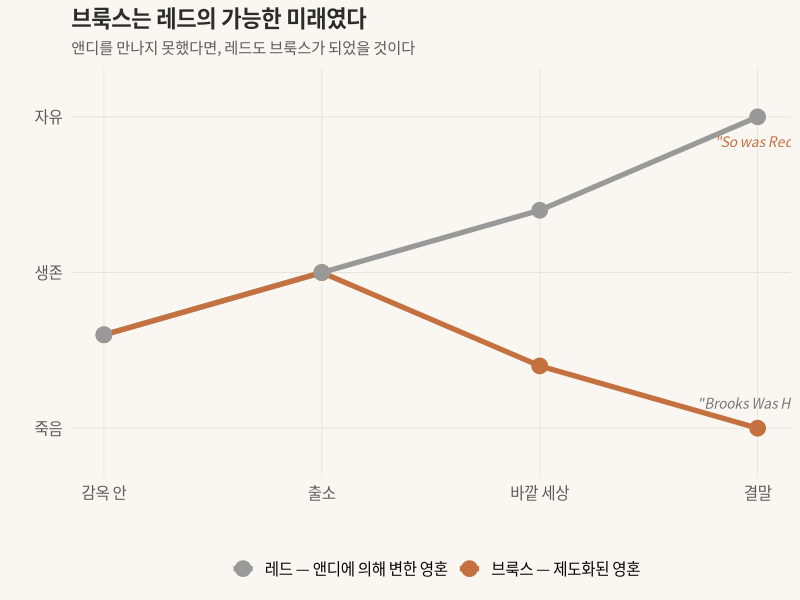
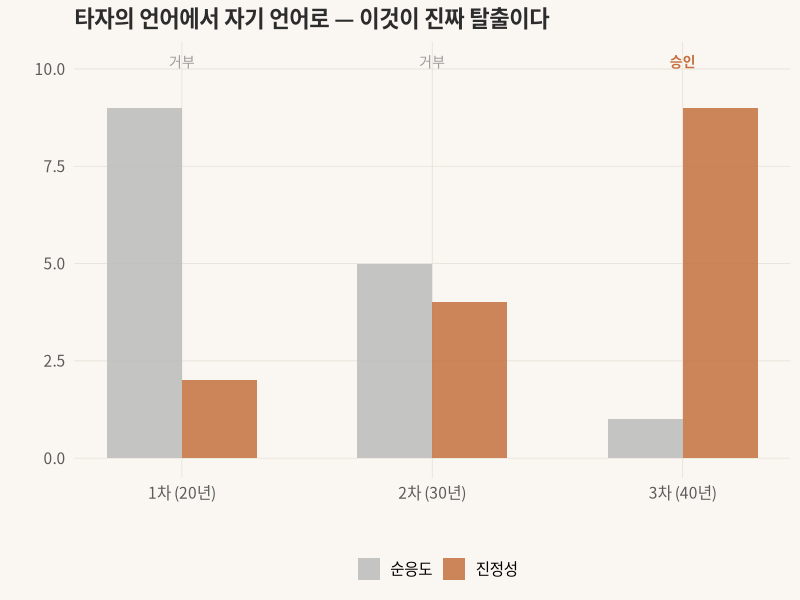

The R script that drew these images, in order:
## ---- chunk 1
knitr::opts_chunk$set(
  echo = FALSE, warning = FALSE, message = FALSE,
  fig.width = 10, fig.height = 5.5, dpi = 150
)
library(ggplot2)

theme_voyager <- function() {
  theme_minimal(base_size = 14, base_family = "Noto Sans CJK KR") +
    theme(
      plot.title = element_text(face = "bold", size = 16, color = "#2c2c2c"),
      plot.subtitle = element_text(size = 11, color = "#5a5a5a"),
      plot.background = element_rect(fill = "#faf7f2", color = NA),
      panel.background = element_rect(fill = "#faf7f2", color = NA),
      panel.grid.major = element_line(color = "#e8e2d9", linewidth = 0.3),
      panel.grid.minor = element_blank(),
      axis.text = element_text(color = "#5a5a5a"),
      legend.position = "bottom"
    )
}
## ---- chunk 2
#| fig-cap: "브룩스와 레드 — 같은 선택지, 다른 결말"
#| lightbox: true

df <- data.frame(
  stage = rep(c("감옥 안", "출소", "바깥 세상", "결말"), 2),
  stage_num = rep(1:4, 2),
  freedom = c(3, 5, 2, 0, 3, 5, 7, 10),
  who = rep(c("브룩스 — 제도화된 영혼", "레드 — 앤디에 의해 변한 영혼"), each = 4)
)

ggplot(df, aes(x = stage_num, y = freedom, color = who)) +
  geom_line(linewidth = 1.8) +
  geom_point(size = 5) +
  scale_x_continuous(breaks = 1:4, labels = c("감옥 안", "출소", "바깥 세상", "결말")) +
  scale_color_manual(values = c("#999999", "#c4703f")) +
  scale_y_continuous(limits = c(-1, 11), breaks = c(0, 5, 10),
                     labels = c("죽음", "생존", "자유")) +
  annotate("text", x = 4, y = 0.8, label = '"Brooks Was Here"',
           fontface = "italic", color = "#777777", size = 3.5,
           family = "Noto Sans CJK KR") +
  annotate("text", x = 4, y = 9.2, label = '"So was Red"',
           fontface = "italic", color = "#c4703f", size = 3.5,
           family = "Noto Sans CJK KR") +
  labs(title = "브룩스는 레드의 가능한 미래였다",
       subtitle = "앤디를 만나지 못했다면, 레드도 브룩스가 되었을 것이다",
       x = "", y = "", color = "") +
  theme_voyager()
## ---- chunk 3
#| fig-cap: "역설: 순응할수록 거부, 자기를 말할 때 풀려난다"
#| lightbox: true

library(tidyr)
parole <- data.frame(
  hearing = c("1차\n(20년)", "2차\n(30년)", "3차\n(40년)"),
  num = 1:3,
  진정성 = c(2, 4, 9),
  순응도 = c(9, 5, 1)
) %>% pivot_longer(cols = c(진정성, 순응도), names_to = "지표", values_to = "점수")

ggplot(parole, aes(x = num, y = 점수, fill = 지표)) +
  geom_col(position = "dodge", width = 0.6, alpha = 0.85) +
  scale_x_continuous(breaks = 1:3, labels = c("1차 (20년)", "2차 (30년)", "3차 (40년)")) +
  scale_fill_manual(values = c("#bbbbbb", "#c4703f")) +
  annotate("text", x = 1, y = 10.2, label = "거부", color = "#999999", size = 3.5,
           family = "Noto Sans CJK KR") +
  annotate("text", x = 2, y = 10.2, label = "거부", color = "#999999", size = 3.5,
           family = "Noto Sans CJK KR") +
  annotate("text", x = 3, y = 10.2, label = "승인", color = "#c4703f",
           fontface = "bold", size = 3.5, family = "Noto Sans CJK KR") +
  labs(title = "타자의 언어에서 자기 언어로 — 이것이 진짜 탈출이다",
       x = "", y = "", fill = "") +
  theme_voyager()
